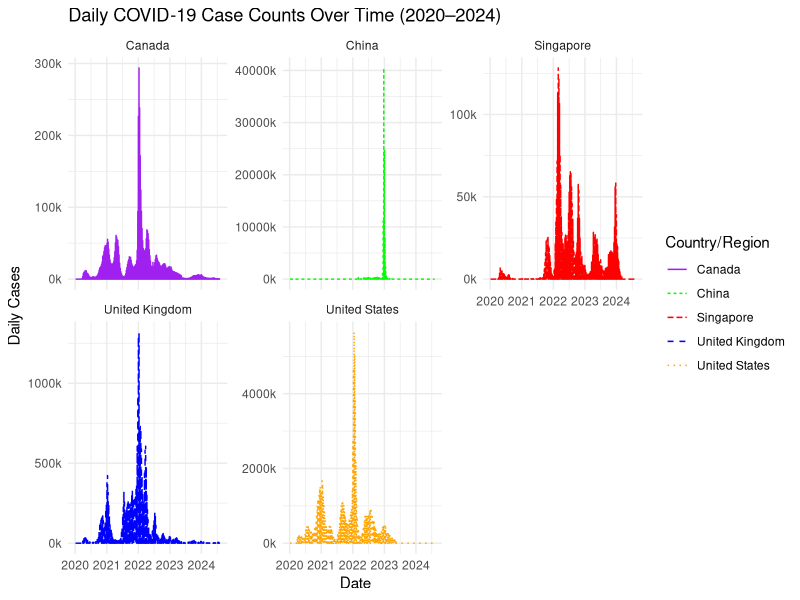
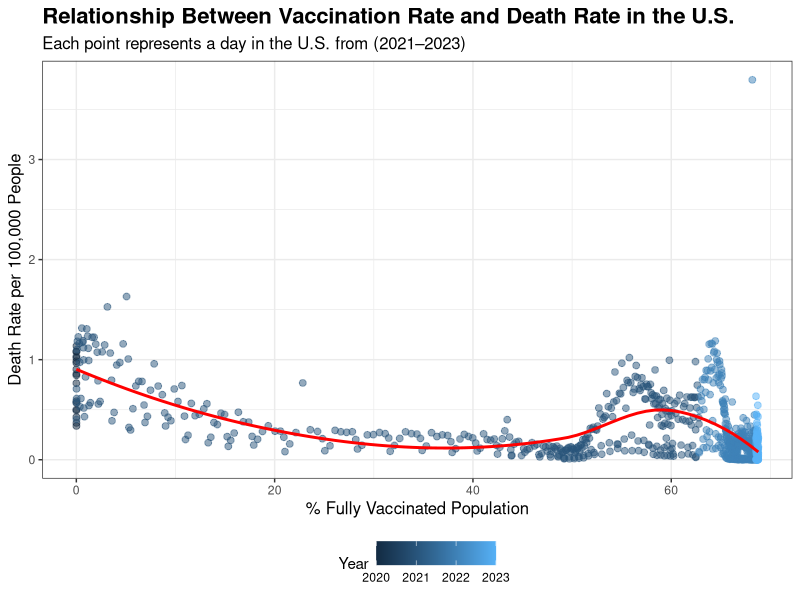
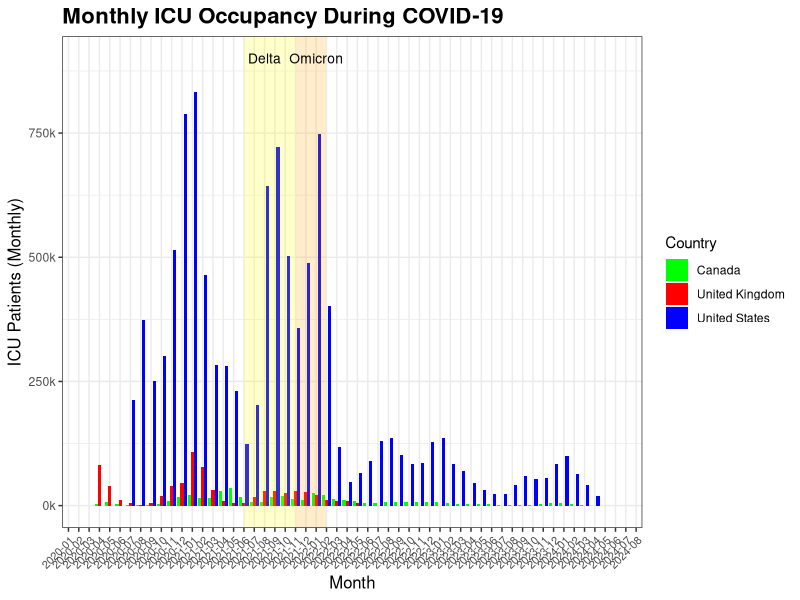

Here is the R script that generated these plots, in order:

# Load required packages ----
library(ggplot2)
library(dplyr)
library(tidyverse)
library(lubridate)

# Load tidied data ----
casesTidy <- read_csv("jh_confirmed_cases_country_level.csv")
covidUSA <- read_csv("covid_datahub_USA_filtered.csv")
covidTidy <- read_csv("owid_covid_data_filtered_final.csv")

# Calculate new daily cases ----
covidTidy <- covidTidy %>%
  mutate(
    date = as.Date(date),
    new_cases = total_cases - lag(total_cases),
    new_cases = ifelse(new_cases < 0, 0, new_cases),  # prevent negative values
    new_cases = new_cases / 1000  # To scale down values
  )
# How did daily COVID-19 case counts evolve across countries over time? ----
# Create a line plot to represent the cases for each of the 5 countries

ggplot(
  data = covidTidy,
  mapping = aes(
    x = date,
    y = new_cases,
    color = country,
    linetype = country
  )
) +
  geom_line(size = 0.5) +
  scale_color_manual(
    values = c("purple", "green","red", "blue","orange") 
  ) +
  labs(
    title = "Daily COVID-19 Case Counts Over Time (2020–2024)",
    x = "Date",
    y = "Daily Cases",
    color = "Country/Region",
    linetype = "Country/Region"
  ) +
  scale_y_continuous(labels = function(x) paste0(x, "k")) +
  theme_minimal() +
  facet_wrap(~ country, scales = "free_y")


# What is the relationship between vaccination rates and death rates in the US? ----
# Create a scatter plot to represent the relationship between vaccination rates and death rates in the US.

# Reshape US data ----
# Calculate the percentages of the fully vaccinated individuals.
# Calculate the death rates per 100k people.

covidUSA <- covidUSA %>%
  mutate(
    date = as.Date(date), # Make sure date is formatted properly.
    pct_fully_vaccinated = (people_fully_vaccinated / 335000000) * 100,
    daily_deaths = deaths - lag(deaths), # To get the daily deaths count.
    death_rate_per_100k = (daily_deaths / 335000000) * 100000
  ) %>%
  filter(pct_fully_vaccinated > 0,
         daily_deaths > 0
         )

# Create scatterplot ----
# Using the tidy USA covid data

ggplot(
  data = covidUSA,
  mapping = aes(
    x = pct_fully_vaccinated, # x-axis: % fully vaccinated population.
    y = death_rate_per_100k,  # y-axis: death rate per 100,000 people.
    color = year(date))
) +
  geom_point(alpha = 0.5, size = 2) +
  geom_smooth(method = "loess", se = FALSE, color = "red") +
  labs(
    title = "Relationship Between Vaccination Rate and Death Rate in the U.S.",
    subtitle = "Each point represents a day in the U.S. from (2021–2023)",
    x = "% Fully Vaccinated Population",
    y = "Death Rate per 100,000 People",
    color = "Year"
  ) +
  theme_bw() +
  theme(
    plot.title = element_text(size = 16, face = "bold"),
    plot.subtitle = element_text(size = 12),
    axis.title = element_text(size = 12),
    legend.position = "bottom"
  )

# How did ICU occupancy change during pandemic surges? ----
# Create a grouped bar chart showing ICU patients for each of the three countries.
# Highlight the delta and Omicron surges

# Load Data ----
covid_ICU_patients <- read_csv("owid_covid_data_filtered_final.csv")

# Data Wrangling ----
# Filter the three countries to focus on
# Change the date format to month and year

covid_ICU_patients <- covid_ICU_patients %>%
  mutate(
    date = as.Date(date),
    date = format(date, "%Y-%m")  
  ) %>%
  filter(country == "United States" |
           country == "United Kingdom" |
           country == "Canada") %>%
  group_by(country, date) %>%
  summarise(
    icu_patients = sum(icu_patients, na.rm = TRUE),  # To calculate monthly ICU occupancy
    .groups = "drop"
  ) %>%
  mutate(
    icu_patients = icu_patients / 1000  # To make the values shorter
  )

# Create the bar chart ----
ggplot(
  data = covid_ICU_patients,
  mapping = aes(x = date,
                y = icu_patients,
                fill = country)
) +
  geom_bar(stat = "identity", position = "dodge") +
  annotate(
    "rect", 
    xmin = "2021-06", xmax = "2021-11", # Highlight Delta surge (Jun2021-Nov2021)
    ymin = -Inf, ymax = Inf, 
    alpha = 0.2, 
    fill = "yellow"
    ) +
  annotate("rect",
           xmin = "2021-11", xmax = "2022-02", # Highlight Omicron surge (Nov2021-Feb2022)
           ymin = -Inf, ymax = Inf,
           alpha = 0.2,
           fill = "orange"
           ) +
  annotate("text",
           x = "2021-08",
           y = 900,
           label = "Delta",
           size = 3.5
           ) +
  annotate("text",
           x = "2022-01",
           y = 900,
           label = "Omicron",
           size = 3.5
           ) +
  scale_fill_manual(
    values = c("green","red", "blue") 
  ) +
  labs(
    title = "Monthly ICU Occupancy During COVID-19",
    x = "Month",
    y = "ICU Patients (Monthly)",
    fill = "Country"
  ) +
  scale_y_continuous(labels = function(x) paste0(x, "k")) + # Adds a k to represent a thousand
  theme_bw() +
  theme(
    axis.text.x = element_text(angle = 45, hjust = 1, size = 8),
    plot.title = element_text(size = 16, face = "bold"),
    axis.title = element_text(size = 12)
  )
